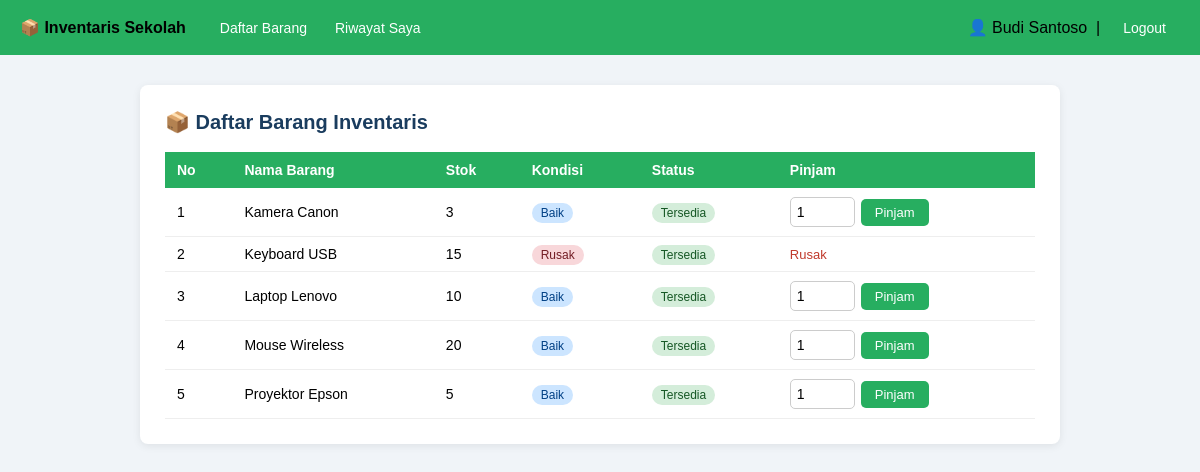
The page /user/dashboard.php (signed in) on the database its author committed.
### tables this page shows
CREATE TABLE IF NOT EXISTS barang (
    id_barang INT AUTO_INCREMENT PRIMARY KEY,
    nama_barang VARCHAR(100),
    jumlah INT DEFAULT 0,
    kondisi_barang ENUM('baik','rusak') DEFAULT 'baik'
);

### user/dashboard.php (the view, shortened to what this page needs)
<?php
require_once '../includes/header_user.php';
require_once '../includes/koneksi.php';
$barang_list = mysqli_query($koneksi, "SELECT *, status_barang(jumlah) AS status FROM barang ORDER BY nama_barang");
?>
<div class="card">
  <h2>📦 Daftar Barang Inventaris</h2>
  <table>
    <thead>
      <tr><th>No</th><th>Nama Barang</th><th>Stok</th><th>Kondisi</th><th>Status</th><th>Pinjam</th></tr>
    </thead>
    <tbody>
    <?php $no=1; while ($row = mysqli_fetch_assoc($barang_list)): ?>
      <tr>
        <td><?= $no++ ?></td>
        <td><?= htmlspecialchars($row['nama_barang']) ?></td>
        <td><?= $row['jumlah'] ?></td>
        <td><span class="badge-<?= $row['kondisi_barang'] ?>"><?= ucfirst($row['kondisi_barang']) ?></span></td>
        <td>
          <?php if ($row['status'] == 'Tersedia'): ?>
            <span class="badge-tersedia">Tersedia</span>
          <?php else: ?>
            <span class="badge-habis">Habis</span>
          <?php endif; ?>
        </td>
        <td>
          <?php if ($row['status'] == 'Tersedia' && $row['kondisi_barang'] == 'baik'): ?>
            <form method="POST" style="display:flex;gap:6px;align-items:center;">
              <input type="number" name="jumlah" min="1" max="<?= $row['jumlah'] ?>"
                     value="1" style="width:65px;margin:0;padding:6px;">
              <button type="submit" class="btn btn-primary"
                      onclick="return confirm('Pinjam barang ini?')">Pinjam</button>
            </form>
          <?php elseif ($row['kondisi_barang'] == 'rusak'): ?>
            <span style="color:#c0392b;font-size:13px;">Rusak</span>
          <?php else: ?>
            <span style="color:#aaa;font-size:13px;">Habis</span>
          <?php endif; ?>
        </td>
      </tr>
    <?php endwhile; ?>
    </tbody>
  </table>
</div>
<?php require_once '../includes/footer.php'; ?>

### includes/header_user.php (style rules this page uses)
* { box-sizing: border-box; margin: 0; padding: 0; }
body { font-family: Arial, sans-serif; background: #f0f4f8; }
.card { background: #fff; border-radius: 8px; padding: 25px; box-shadow: 0 2px 8px rgba(0,0,0,0.08); margin-bottom: 20px; }
h2 { color: #1a3c5e; margin-bottom: 18px; font-size: 20px; }
table { width: 100%; border-collapse: collapse; font-size: 14px; }
th { background: #27ae60; color: #fff; padding: 10px 12px; text-align: left; }
td { padding: 9px 12px; border-bottom: 1px solid #eee; }
.btn { padding: 6px 14px; border: none; border-radius: 5px; cursor: pointer; font-size: 13px; text-decoration: none; display: inline-block; }
.btn-primary { background: #27ae60; color: #fff; }
input[type=number], select { width: 100%; padding: 9px 11px; border: 1px solid #ccc; border-radius: 5px; font-size: 14px; margin-bottom: 14px; }
.badge-tersedia { background: #d4edda; color: #155724; padding: 3px 9px; border-radius: 12px; font-size: 12px; }
.badge-baik { background: #cce5ff; color: #004085; padding: 3px 9px; border-radius: 12px; font-size: 12px; }
.badge-rusak { background: #f8d7da; color: #721c24; padding: 3px 9px; border-radius: 12px; font-size: 12px; }

### rows shown on the page
barang: nama_barang "Kamera Canon", jumlah "3", kondisi_barang "Baik"
barang: nama_barang "Keyboard USB", jumlah "15", kondisi_barang "Rusak"
barang: nama_barang "Laptop Lenovo", jumlah "10", kondisi_barang "Baik"
barang: nama_barang "Mouse Wireless", jumlah "20", kondisi_barang "Baik"
barang: nama_barang "Proyektor Epson", jumlah "5", kondisi_barang "Baik"

### other values the page prints
$_SESSION['nama'] "Budi Santoso"
